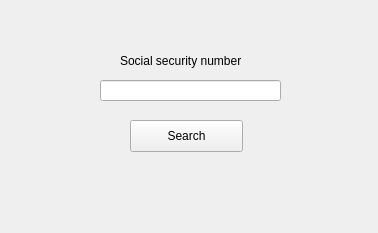
<?xml version="1.0" encoding="UTF-8"?>
<ui version="4.0">
 <class>Form</class>
 <widget class="QWidget" name="Form">
  <property name="geometry">
   <rect>
    <x>0</x>
    <y>0</y>
    <width>378</width>
    <height>233</height>
   </rect>
  </property>
  <property name="windowTitle">
   <string>Form</string>
  </property>
  <widget class="QLineEdit" name="cpr_input">
   <property name="geometry">
    <rect>
     <x>100</x>
     <y>80</y>
     <width>181</width>
     <height>21</height>
    </rect>
   </property>
   <property name="text">
    <string/>
   </property>
  </widget>
  <widget class="QPushButton" name="searchbutton">
   <property name="geometry">
    <rect>
     <x>130</x>
     <y>120</y>
     <width>113</width>
     <height>32</height>
    </rect>
   </property>
   <property name="text">
    <string>Search</string>
   </property>
  </widget>
  <widget class="QLabel" name="label">
   <property name="geometry">
    <rect>
     <x>120</x>
     <y>50</y>
     <width>141</width>
     <height>21</height>
    </rect>
   </property>
   <property name="text">
    <string>Social security number</string>
   </property>
  </widget>
 </widget>
 <resources/>
 <connections/>
</ui>
